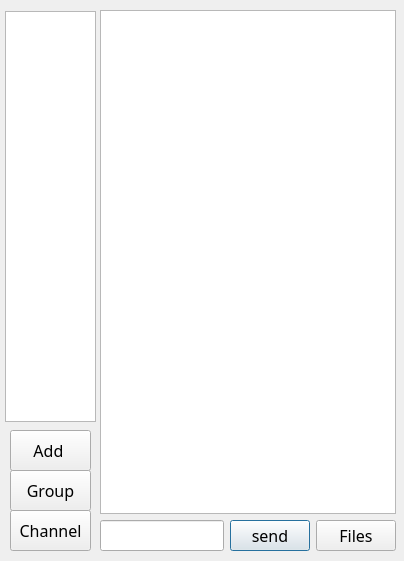
<?xml version="1.0" encoding="UTF-8"?>
<ui version="4.0">
 <class>MessageBox</class>
 <widget class="QDialog" name="MessageBox">
  <property name="geometry">
   <rect>
    <x>0</x>
    <y>0</y>
    <width>404</width>
    <height>561</height>
   </rect>
  </property>
  <property name="windowTitle">
   <string>Chat App</string>
  </property>
  <widget class="QWidget" name="verticalLayoutWidget">
   <property name="geometry">
    <rect>
     <x>100</x>
     <y>10</y>
     <width>296</width>
     <height>541</height>
    </rect>
   </property>
   <property name="font">
    <font>
     <family>IRANYekan</family>
     <pointsize>12</pointsize>
    </font>
   </property>
   <layout class="QVBoxLayout" name="verticalLayout">
    <item>
     <widget class="QTextBrowser" name="textBrowser">
      <property name="font">
       <font>
        <family>IRANYekan</family>
        <pointsize>12</pointsize>
       </font>
      </property>
     </widget>
    </item>
    <item>
     <layout class="QHBoxLayout" name="horizontalLayout">
      <item>
       <widget class="QLineEdit" name="lineEdit">
        <property name="font">
         <font>
          <family>IRANYekan</family>
          <pointsize>12</pointsize>
         </font>
        </property>
       </widget>
      </item>
      <item>
       <widget class="QPushButton" name="pushButton">
        <property name="font">
         <font>
          <family>IRANYekan</family>
          <pointsize>12</pointsize>
         </font>
        </property>
        <property name="text">
         <string>send</string>
        </property>
       </widget>
      </item>
      <item>
       <widget class="QPushButton" name="pushButton_2">
        <property name="font">
         <font>
          <family>IRANYekan</family>
          <pointsize>12</pointsize>
         </font>
        </property>
        <property name="text">
         <string>Files</string>
        </property>
       </widget>
      </item>
     </layout>
    </item>
   </layout>
  </widget>
  <widget class="QListWidget" name="listWidget">
   <property name="geometry">
    <rect>
     <x>5</x>
     <y>11</y>
     <width>91</width>
     <height>411</height>
    </rect>
   </property>
   <property name="font">
    <font>
     <family>IRANYekan</family>
     <pointsize>12</pointsize>
    </font>
   </property>
  </widget>
  <widget class="QPushButton" name="pushButton_3">
   <property name="geometry">
    <rect>
     <x>10</x>
     <y>430</y>
     <width>81</width>
     <height>41</height>
    </rect>
   </property>
   <property name="font">
    <font>
     <family>IRANYekan</family>
     <pointsize>12</pointsize>
    </font>
   </property>
   <property name="text">
    <string>Add </string>
   </property>
  </widget>
  <widget class="QPushButton" name="pushButton_4">
   <property name="geometry">
    <rect>
     <x>10</x>
     <y>470</y>
     <width>81</width>
     <height>41</height>
    </rect>
   </property>
   <property name="font">
    <font>
     <family>IRANYekan</family>
     <pointsize>12</pointsize>
    </font>
   </property>
   <property name="text">
    <string>Group</string>
   </property>
  </widget>
  <widget class="QPushButton" name="pushButton_5">
   <property name="geometry">
    <rect>
     <x>10</x>
     <y>510</y>
     <width>81</width>
     <height>41</height>
    </rect>
   </property>
   <property name="font">
    <font>
     <family>IRANYekan</family>
     <pointsize>12</pointsize>
    </font>
   </property>
   <property name="text">
    <string>Channel</string>
   </property>
  </widget>
 </widget>
 <resources/>
 <connections/>
</ui>
